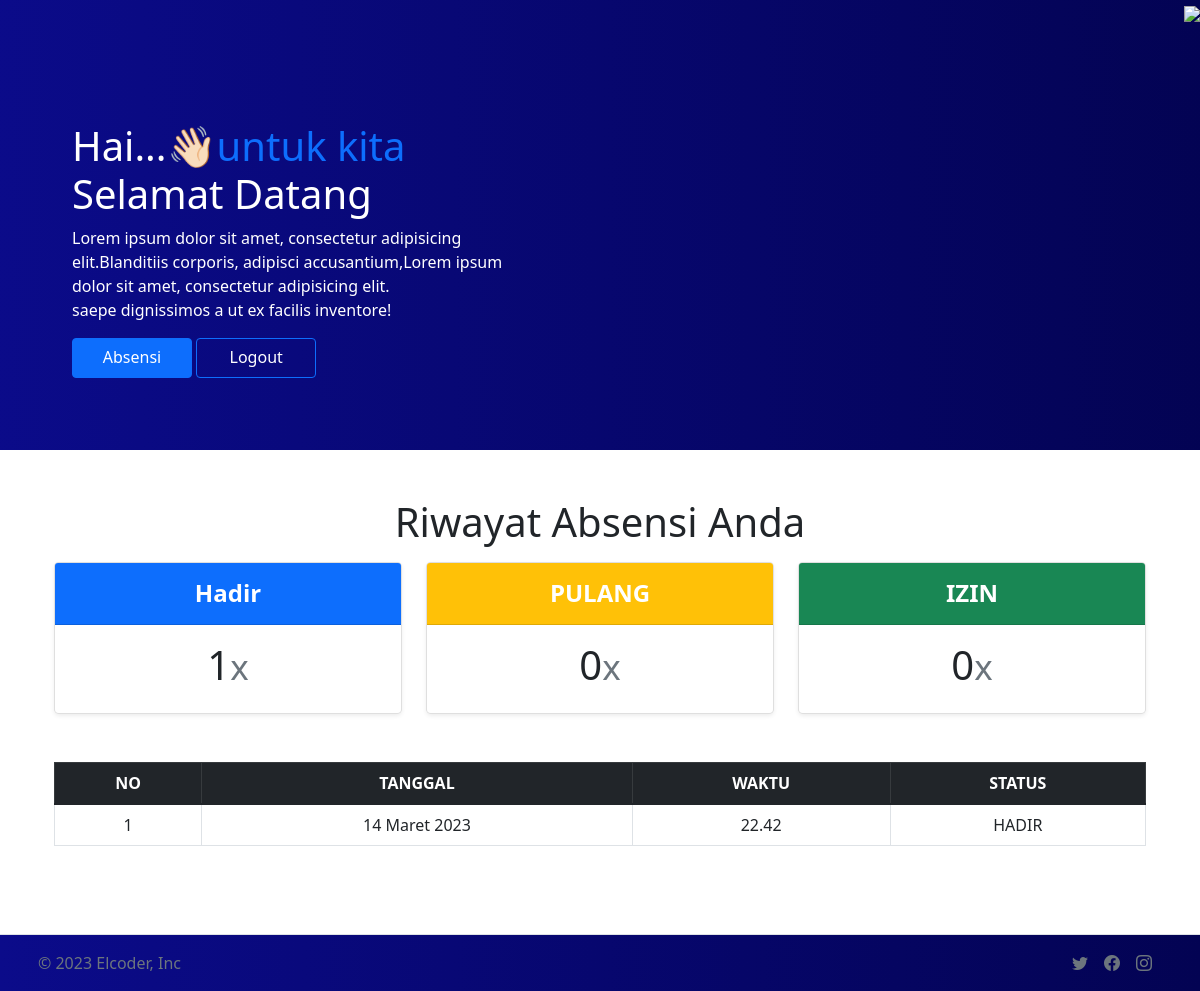
/akun (signed in), run on the app's committed database.
### absenapp/models.py (models this page shows, shortened)
class absenModel(models.Model):
    pegawai     =models.ForeignKey(profil, on_delete=models.DO_NOTHING)
    tgl         =models.DateField(auto_now_add=True)
    waktu       =models.TimeField(auto_now_add=True)
    absen=(
        ('HADIR','HADIR'),
        ('IZIN','IZIN'),
        ('PULANG','PULANG'),
    )
    status      =models.CharField(choices=absen, max_length=50, default='HADIR')
    ket         =models.TextField(null=True, blank=True)

### absen/views.py (the view)
# urls.py: path('akun',views.akun, name='akun'),
def akun(request):
    profile=profil.objects.get(nama=request.user)
    datas= absenModel.objects.filter(pegawai=profile)
    jh=0
    ji=0
    jp=0
    for jlh in datas:
        if jlh.status == 'HADIR': #jika status absennya hadir maka variabel inisialisasi kita jumlahkan
            jh += 1
        elif jlh.status == 'IZIN':
            ji += 1
        elif jlh.status == 'PULANG':
            jp += 1
        else:
            pass
    context = {
        'datas':datas,
        'jlh_hadir':jh,
        'jlh_izin':ji,
        'jlh_pulang':jp,
    }
    return render(request,'akun.html',context)

### templates/akun.html (shortened to what this page needs)
{%load static%}
<!doctype html>
<html lang="en">
  <head>
    <link href="{%static 'css/bootstrap.css'%}" rel="stylesheet">
    <link rel="stylesheet" href="https://cdn.jsdelivr.net/npm/bootstrap-icons@1.10.3/font/bootstrap-icons.css">
  </head>
  <body>
    <div class="row" style="background-image: linear-gradient(to right,  rgb(11, 11, 138),rgb(3, 3, 83));">
      <div class="col-6">
        <div class="container text-white pt-4" style="height: 450px;">
          <div class="head ps-5 pt-5" style="margin: 50px auto;" >
            <h1 class=""> Hai...👋🏻<a class="text-primary" href="/" style="text-decoration: none;">{{user}}</a> Selamat Datang</h1>
            <p class="pe-5">Lorem ipsum dolor sit amet, consectetur adipisicing elit.Blanditiis corporis, adipisci
              accusantium,Lorem ipsum dolor sit amet, consectetur adipisicing elit. <br>
              saepe dignissimos a ut ex facilis inventore!</p>
            <a href="{%url 'absen:absen'%} " class="btn btn-primary" style="height: 40px; width: 120px;"> Absensi </a>
            <a href="{% url 'absen:logout'%}" class="btn btn-outline-primary text-white"  style="height: 40px; width: 120px;"> Logout </a>
          </div>
        </div>
      </div>
      <div class="col-6 d-flex justify-content-end">
        <div class="">
          <img src="{%static 'img/header.png'%}" width="380px" class="">
        </div>
      </div>
    </div>
    <div class="container py-5 text-center container">
      <h1 class="fw-light">Riwayat Absensi Anda</h1>
      <div class="container mt-3">
        <div class="row row-cols-1 row-cols-md-3 mb-3 text-center">
          <div class="col">
            <div class="card mb-4 rounded-3 shadow-sm">
              <div class="card-header py-3  bg-primary">
                <h4 class="my-0 fw-bold text-white">Hadir</h4>
              </div>
              <div class="card-body">
                <h1 class="card-title pricing-card-title">{{jlh_hadir}}<small class="text-muted fw-light">x</small></h1>
              </div>
            </div>
          </div>
          <div class="col">
            <div class="card mb-4 rounded-3 shadow-sm">
              <div class="card-header py-3  bg-warning">
                <h4 class="my-0 fw-bold text-white">PULANG</h4>
              </div>
              <div class="card-body">
                <h1 class="card-title pricing-card-title">{{jlh_pulang}}<small class="text-muted fw-light">x</small></h1>
              </div>
            </div>
          </div>
          <div class="col">
            <div class="card mb-4 rounded-3 shadow-sm">
              <div class="card-header py-3  bg-success">
                <h4 class="my-0 fw-bold text-white">IZIN</h4>
              </div>
              <div class="card-body">
                <h1 class="card-title pricing-card-title">{{jlh_izin}}<small class="text-muted fw-light">x</small></h1>
              </div>
            </div>
          </div>
        </div>
      </div>
      <div class="container mt-4">
        <table class="table table-bordered align-middle able-responsive">
          <thead class="table-dark">
            <tr>
              <th>NO</th>
              <th>TANGGAL</th>
              <th>WAKTU</th>
              <th>STATUS</th>
            </tr>
          </thead>
          <tbody>
            {%for data in datas%}
            <tr>
              <td>{{forloop.counter}}</td>
              <td>{{data.tgl}}</td>
              <td>{{data.waktu}}</td>
              <td>{{data.status}}</td>
            </tr>
            {%endfor%}
          </tbody>
        </table>
      </div>
    </div>
    <footer class="d-flex flex-wrap justify-content-between align-items-center py-3 mt-4 border-top text-white" style="background-image: linear-gradient(to right,  rgb(11, 11, 138),rgb(3, 3, 83));">
      <div class="col-md-4 d-flex align-items-center">
        <a href="/" class="mb-3 me-2 mb-md-0 text-muted text-decoration-none lh-1">
          <svg class="bi" width="30" height="24"><use xlink:href="#bootstrap"></use></svg>
        </a>
        <span class="text-muted">© 2023 Elcoder, Inc</span>
      </div>
      <ul class="nav col-md-4 justify-content-end list-unstyled d-flex me-5 ">
        <li class="ms-3"><a class="text-muted" href="#"><i width="24" height="24" class="bi bi-twitter"></i></a></li>
        <li class="ms-3"><a class="text-muted" href="#"><i width="24" height="24" class="bi bi-facebook"></i></a></li>
        <li class="ms-3"><a class="text-muted" href="#"><i width="24" height="24" class="bi bi-instagram"></i></a></li>
      </ul>
    </footer>
  </body>
</html>

### data on the page
absenModel: tgl "14 Maret 2023", waktu "22.42", status "HADIR"

### other printed values
{{ user }} "untuk kita"
{{ jlh_hadir }} "1"
{{ jlh_pulang }} "0"
{{ jlh_izin }} "0"
